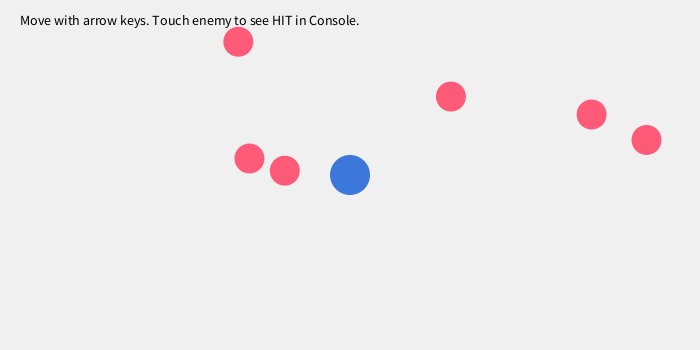
Frame 1 (no input)
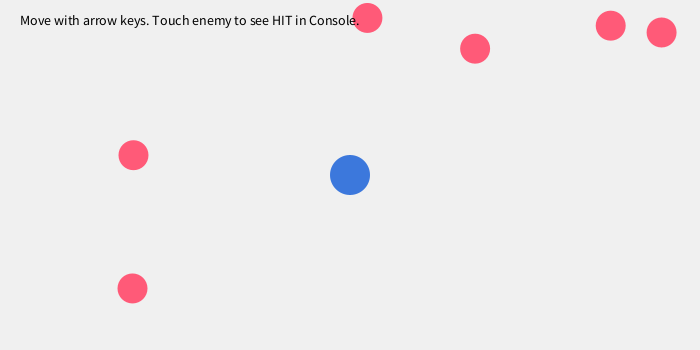
Frame 60 (the mouse pressed at the canvas centre just before this capture)
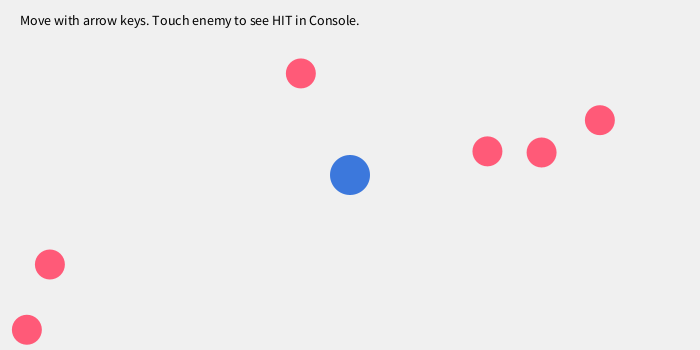
Frame 120 (the mouse held since frame 60 and released just before this capture)

The Processing sketch that drew these frames (run headless with seeded random() and noise(); from frame 60 on, the mouse is pressed at the canvas centre):

// Processing sketch: IT24100542_TEM_Lab04
// ── IT24100542_TEM_Lab04.pde

// ---------------- PLAYER ----------------
float px = 350;   // player x position
float py = 175;   // player y position
float pR = 20;    // player radius (size = 40)
float step = 6;   // movement speed

// ---------------- ENEMIES ----------------
int n = 6;  // number of enemies

float[] ex = new float[n];   // enemy x positions
float[] ey = new float[n];   // enemy y positions
float[] evx = new float[n];  // enemy x velocities
float[] evy = new float[n];  // enemy y velocities

float eR = 15;  // enemy radius (size = 30)

void setup() {
  size(700, 350);
  frameRate(144);

  // Initialize enemies with random positions and speeds
  for (int i = 0; i < n; i++) {

    ex[i] = random(eR, width - eR);
    ey[i] = random(eR, height - eR);

    evx[i] = random(-3, 3);
    evy[i] = random(-3, 3);

    // Prevent enemies from being too slow
    if (abs(evx[i]) < 1) evx[i] = 2;
    if (abs(evy[i]) < 1) evy[i] = -2;
  }
}

void draw() {
  background(240);

  // ---------------- PLAYER MOVEMENT ----------------
  // Move only if key is pressed
  if (keyPressed) {
    if (keyCode == RIGHT) px += step;
    if (keyCode == LEFT)  px -= step;
    if (keyCode == DOWN)  py += step;
    if (keyCode == UP)    py -= step;
  }

  // Keep player fully inside window
  px = constrain(px, pR, width - pR);
  py = constrain(py, pR, height - pR);

  // Draw player
  noStroke();
  fill(60, 120, 220);
  ellipse(px, py, pR*2, pR*2);

  // ---------------- ENEMIES LOOP ----------------
  for (int i = 0; i < n; i++) {

    // Move enemy
    ex[i] += evx[i];
    ey[i] += evy[i];

    // Bounce enemy off walls
    if (ex[i] > width - eR || ex[i] < eR) {
      evx[i] *= -1;
    }

    if (ey[i] > height - eR || ey[i] < eR) {
      evy[i] *= -1;
    }

    // Draw enemy
    fill(255, 90, 120);
    ellipse(ex[i], ey[i], eR*2, eR*2);

    // ---------------- COLLISION CHECK ----------------
    // Calculate distance between player and this enemy
    float d = dist(px, py, ex[i], ey[i]);

    // If distance is smaller than sum of radii → collision
    if (d < pR + eR) {
      println("HIT enemy " + i);
    }
  }

  // Instruction text
  fill(0);
  textSize(14);
  text("Move with arrow keys. Touch enemy to see HIT in Console.", 20, 25);
}
